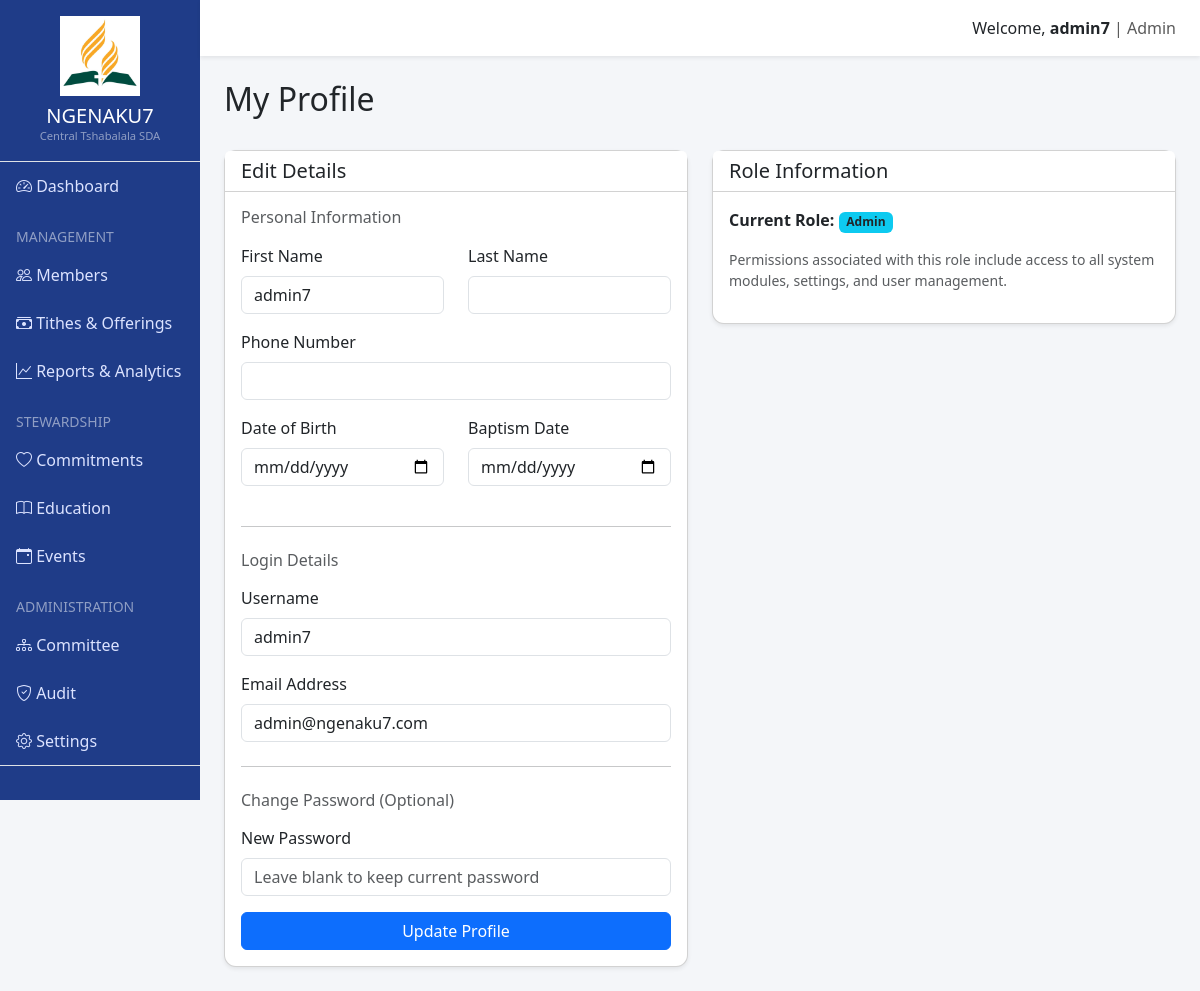
The app's page /profile (signed in) with its own data.
### app/models/core.py (models this page shows, shortened)
class User(UserMixin, db.Model):
    id = db.Column(db.Integer, primary_key=True)
    username = db.Column(db.String(64), index=True, unique=True)
    email = db.Column(db.String(120), index=True, unique=True)
    password_hash = db.Column(db.String(128))
    role_id = db.Column(db.Integer, db.ForeignKey('role.id'))
    @property
    def is_admin(self):
        return self.role and self.role.name == 'Admin'
    @property
    def is_staff(self):
        return self.role and self.role.name in ['Admin', 'Director', 'Treasurer']

class Role(db.Model):
    id = db.Column(db.Integer, primary_key=True)
    name = db.Column(db.String(64), unique=True)
    permissions = db.Column(db.Integer)
    users = db.relationship('User', backref='role', lazy='dynamic')

class Member(db.Model):
    id = db.Column(db.Integer, primary_key=True)
    first_name = db.Column(db.String(64))
    last_name = db.Column(db.String(64))
    email = db.Column(db.String(120), unique=True)
    phone = db.Column(db.String(20))
    dob = db.Column(db.Date)
    baptism_date = db.Column(db.Date)
    church_id = db.Column(db.Integer, db.ForeignKey('church.id'))
    user_id = db.Column(db.Integer, db.ForeignKey('user.id'))
    user = db.relationship('User', backref=db.backref('member', uselist=False))
    tithes = db.relationship('Tithe', backref='member', lazy='dynamic')
    offerings = db.relationship('Offering', backref='member', lazy='dynamic')
    commitments = db.relationship('Commitment', backref='member', lazy='dynamic')

### app/routes/main.py (the view, shortened to what this page needs)
@bp.route('/profile', methods=['GET', 'POST'])
@bp.route('/profile', methods=['GET', 'POST'])
@login_required
def profile():
    member = current_user.member
    return render_template('main/profile.html', member=member)

### app/models/core.py (called while the page is built)
@login_manager.user_loader
def load_user(id):
    return User.query.get(int(id))

### app/templates/main/profile.html (shortened to what this page needs)
{% extends "base.html" %}
{% block content %}
<div class="row">
    <div class="col-md-12 mb-4">
        <h2>My Profile</h2>
    </div>
</div>
<div class="row">
    <div class="col-md-6">
        <div class="card shadow-sm">
            <div class="card-header bg-white">
                <h5 class="mb-0">Edit Details</h5>
            </div>
            <div class="card-body">
                <form method="POST">
                    <h6 class="mb-3 text-muted">Personal Information</h6>
                    <div class="row">
                        <div class="col-md-6 mb-3">
                            <label for="first_name" class="form-label">First Name</label>
                            <input type="text" class="form-control" id="first_name" name="first_name"
                                value="{{ member.first_name if member and member.first_name else '' }}">
                        </div>
                        <div class="col-md-6 mb-3">
                            <label for="last_name" class="form-label">Last Name</label>
                            <input type="text" class="form-control" id="last_name" name="last_name"
                                value="{{ member.last_name if member and member.last_name else '' }}">
                        </div>
                    </div>
                    <div class="mb-3">
                        <label for="phone" class="form-label">Phone Number</label>
                        <input type="tel" class="form-control" id="phone" name="phone"
                            value="{{ member.phone if member and member.phone else '' }}">
                    </div>
                    <div class="row">
                        <div class="col-md-6 mb-3">
                            <label for="dob" class="form-label">Date of Birth</label>
                            <input type="date" class="form-control" id="dob" name="dob"
                                value="{{ member.dob if member and member.dob else '' }}">
                        </div>
                        <div class="col-md-6 mb-3">
                            <label for="baptism_date" class="form-label">Baptism Date</label>
                            <input type="date" class="form-control" id="baptism_date" name="baptism_date"
                                value="{{ member.baptism_date if member and member.baptism_date else '' }}">
                        </div>
                    </div>
                    <hr class="my-4">
                    <h6 class="mb-3 text-muted">Login Details</h6>
                    <div class="mb-3">
                        <label for="username" class="form-label">Username</label>
                        <input type="text" class="form-control" id="username" name="username"
                            value="{{ current_user.username }}" required>
                    </div>
                    <div class="mb-3">
                        <label for="email" class="form-label">Email Address</label>
                        <input type="email" class="form-control" id="email" name="email"
                            value="{{ current_user.email }}" required>
                    </div>
                    <hr class="my-4">
                    <h6 class="mb-3 text-muted">Change Password (Optional)</h6>
                    <div class="mb-3">
                        <label for="password" class="form-label">New Password</label>
                        <input type="password" class="form-control" id="password" name="password"
                            placeholder="Leave blank to keep current password">
                    </div>
                    <div class="d-grid gap-2">
                        <button type="submit" class="btn btn-primary">Update Profile</button>
                    </div>
                </form>
            </div>
        </div>
    </div>
    <div class="col-md-6">
        <div class="card shadow-sm mb-4">
            <div class="card-header bg-white">
                <h5 class="mb-0">Role Information</h5>
            </div>
            <div class="card-body">
                <p><strong>Current Role:</strong> <span class="badge bg-info text-dark">{{ current_user.role.name
                        }}</span></p>
                <p class="text-muted small">
                    Permissions associated with this role include access to
                    {% if current_user.role.name == 'Admin' %}
                    all system modules, settings, and user management.
                    {% else %}
                    dashboard, stewardship resources, and personal contribution records.
                    {% endif %}
                </p>
            </div>
        </div>
    </div>
</div>
{% endblock %}

### app/templates/base.html (shortened to what this page needs)
<!DOCTYPE html>
<html lang="en">
<head>
    <link href="https://cdn.jsdelivr.net/npm/bootstrap@5.3.2/dist/css/bootstrap.min.css" rel="stylesheet">
    <link href="https://cdn.jsdelivr.net/npm/bootstrap-icons/font/bootstrap-icons.css" rel="stylesheet">
</head>
<body>
    <div class="container-fluid">
        <div class="row">
            {% if current_user.is_authenticated %}
            <div class="col-md-2 sidebar p-0">
                <div class="text-center py-3 border-bottom">
                    <img src="{{ url_for('static', filename='img/logo.png') }}" alt="SDA Logo" class="img-fluid mb-2"
                        style="max-height: 80px;">
                    <h5 class="m-0">NGENAKU7</h5>
                    <small class="d-block text-white-50" style="font-size: 0.7rem;">Central Tshabalala SDA</small>
                </div>
                <a href="{{ url_for('main.dashboard') }}"><i class="bi bi-speedometer2"></i> Dashboard</a>
                {% if current_user.is_staff %}
                <ul class="list-unstyled ps-3 small text-uppercase text-white-50 mt-3 mb-1">
                    <li>Management</li>
                </ul>
                <a href="{{ url_for('members.index') }}"><i class="bi bi-people"></i> Members</a>
                <a href="{{ url_for('finance.index') }}"><i class="bi bi-cash-stack"></i> Tithes & Offerings</a>
                <a href="{{ url_for('reports.index') }}"><i class="bi bi-graph-up"></i> Reports & Analytics</a>
                {% endif %}
                <ul class="list-unstyled ps-3 small text-uppercase text-white-50 mt-3 mb-1">
                    <li>Stewardship</li>
                </ul>
                <a href="{{ url_for('stewardship.commitments') }}"><i class="bi bi-heart"></i> Commitments</a>
                <a href="{{ url_for('stewardship.education') }}"><i class="bi bi-book"></i> Education</a>
                <a href="{{ url_for('stewardship.events') }}"><i class="bi bi-calendar-event"></i> Events</a>
                {% if current_user.is_admin or current_user.is_director %}
                <ul class="list-unstyled ps-3 small text-uppercase text-white-50 mt-3 mb-1">
                    <li>Administration</li>
                </ul>
                <a href="{{ url_for('stewardship.committee') }}"><i class="bi bi-diagram-3"></i> Committee</a>
                <a href="{{ url_for('stewardship.audit') }}"><i class="bi bi-shield-check"></i> Audit</a>
                <a href="{{ url_for('stewardship.settings') }}"><i class="bi bi-gear"></i> Settings</a>
                {% endif %}
                <div class="mt-auto pt-3 border-top border-white-50">
                    <a href="{{ url_for('auth.logout') }}" class="text-danger"><i class="bi bi-box-arrow-right"></i>
                        Logout</a>
                </div>
            </div>
            {% endif %}
            <div class="{{ 'col-md-10 p-0 main-content' if current_user.is_authenticated else 'col-12 p-0' }}">
                <nav class="navbar navbar-light shadow-sm px-4">
                    <span class="navbar-text ms-auto">
                        {% if current_user.is_authenticated %}
                        <a href="{{ url_for('main.profile') }}" class="text-decoration-none text-dark">
                            Welcome, <strong>{{ current_user.username }}</strong>
                        </a> | {{ current_user.role.name }}
                        {% else %}
                        <button type="button" class="btn btn-sm btn-outline-primary me-2" data-bs-toggle="modal"
                            data-bs-target="#loginModal">Login</button>
                        <button type="button" class="btn btn-sm btn-primary" data-bs-toggle="modal"
                            data-bs-target="#signupModal">Sign Up</button>
                        {% endif %}
                    </span>
                </nav>
                <div class="p-4">
                    {% block content %}{% endblock %}
                </div>
            </div>
        </div>
    </div>
</body>
</html>

### app/templates/base.html (style rules this page uses)
body { background-color: #f4f6f9; }
.sidebar { height: 100vh; background: #1f3c88; color: #fff; position: fixed; top: 0; left: 0; overflow-y: auto; }
.sidebar a { color: #dce3ff; text-decoration: none; display: block; padding: 12px 16px; }
.card { border-radius: 12px; }
.navbar { background: #ffffff; }
.main-content { margin-left: 16.66667%; transition: all 0.3s; }

### records on screen
User: username "admin7", email "admin@ngenaku7.com"
Role: role.name "Admin"
Member: first_name "admin7"
